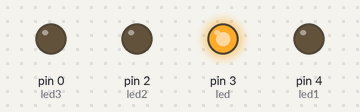
A sketch run on a simulated Arduino Uno, built with avr-gcc and run on an emulated ATmega328P. On the bench: output pins drawn as LEDs (lit = HIGH).

Above: at 0.05 s.
At 1.1 s:
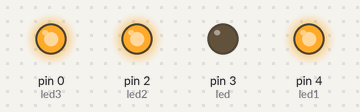
At 1.65 s:
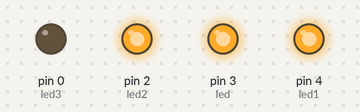
At 2.2 s:
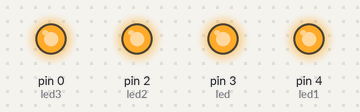
At 3.5 s:
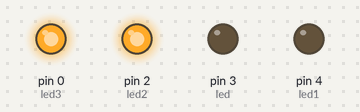
At 5.2 s:
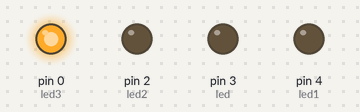
Timing chart, 0 to 5.5 s (numbered marks = the images above):
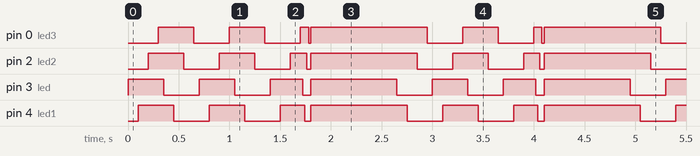

The sketch:

AtitinyBlink4ledsVer2.ino
```cpp
int led = 3;
int led1 = 4;
int led2 = 2;
int led3= 0;


// the setup routine runs once when you press reset:
void setup() {

  pinMode(led, OUTPUT);
  pinMode(led1, OUTPUT);
 pinMode (led2, OUTPUT);
  pinMode (led3, OUTPUT);

}

// the loop routine runs over and over again forever:
void loop() {


 digitalWrite(led,HIGH);
 delay(100);
  digitalWrite(led1,HIGH);
 delay(100);
  digitalWrite(led2,HIGH);
 delay(100);
  digitalWrite(led3,HIGH);
  delay(50);
 digitalWrite(led,LOW);
 delay(100);
  digitalWrite(led1,LOW);
 delay(100);
  digitalWrite(led2,LOW);
 delay(100);
  digitalWrite(led3,LOW);
  delay(50);
   digitalWrite(led,HIGH);
 delay(100);
  digitalWrite(led1,HIGH);
 delay(100);
  digitalWrite(led2,HIGH);
 delay(100);
  digitalWrite(led3,HIGH);
  delay(50);
 digitalWrite(led,LOW);
 delay(100);
  digitalWrite(led1,LOW);
 delay(100);
  digitalWrite(led2,LOW);
 delay(100);
  digitalWrite(led3,LOW);
  delay(50);
  digitalWrite(led,HIGH);
 delay(100);
  digitalWrite(led1,HIGH);
 delay(100);
  digitalWrite(led2,HIGH);
 delay(100);
  digitalWrite(led3,HIGH);
 delay (20);
 digitalWrite(led,LOW);
 delay(20);
  digitalWrite(led1,LOW);
 delay(20);
  digitalWrite(led2,LOW);
 delay(20);
  digitalWrite(led3,LOW);
 delay (20);
  digitalWrite(led,HIGH);
  digitalWrite(led1,HIGH);
  digitalWrite(led2,HIGH);
  digitalWrite(led3,HIGH);
  delay(500);


   }
```

Measured:
- by itself, pin 0 (led3): repeats every 2.3 s: LOW 0.35 s, HIGH 0.35 s, LOW 0.35 s, HIGH 0.08 s, LOW 0.02 s, HIGH 1.2 s
- by itself, pin 2 (led2): repeats every 2.3 s: LOW 0.35 s, HIGH 0.35 s, LOW 0.35 s, HIGH 0.16 s, LOW 0.04 s, HIGH 1.1 s
- by itself, pin 3 (led): repeats every 2.3 s: LOW 0.35 s, HIGH 0.35 s, LOW 0.35 s, HIGH 0.32 s, LOW 0.08 s, HIGH 0.85 s
- by itself, pin 4 (led1): repeats every 2.3 s: LOW 0.35 s, HIGH 0.35 s, LOW 0.35 s, HIGH 0.24 s, LOW 0.06 s, HIGH 0.95 s
